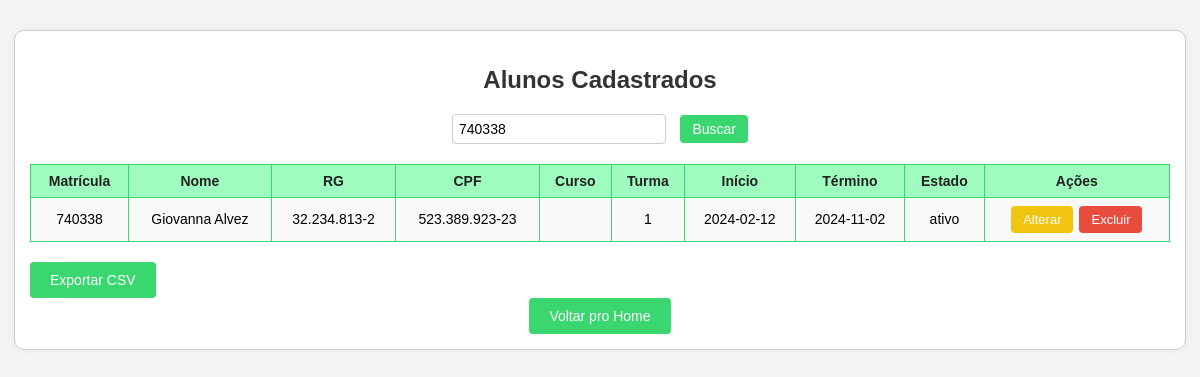
/gerenciar_alunos.php?busca_id=740338 (signed in), run on the app's committed database.
### tables this page shows
CREATE TABLE `dados_matricula` (
  `id` int(11) NOT NULL,
  `matricula` int(11) NOT NULL,
  `turma_id` int(11) NOT NULL,
  `inicio` date NOT NULL,
  `termino` date NOT NULL,
  `curso_id` int(11) DEFAULT NULL
);

CREATE TABLE `alunos` (
  `matricula` int(11) NOT NULL,
  `nome` varchar(255) NOT NULL,
  `RG` varchar(20) NOT NULL,
  `CPF` varchar(14) NOT NULL,
  `foto_url` varchar(255) DEFAULT NULL,
  `data_nascimento` date NOT NULL,
  `sexo` enum('feminino','masculino','outro') NOT NULL,
  `responsavel` varchar(255) NOT NULL,
  `estado` enum('ativo','inativo') NOT NULL
);

### gerenciar_alunos.php (the view, shortened to what this page needs)
<?php
include 'conexao.php';
$sql = "SELECT a.*, d.turma_id, d.inicio, d.termino, d.curso_id
        FROM alunos a
        LEFT JOIN dados_matricula d ON a.matricula = d.matricula";
if (isset($_GET['busca_id']) && is_numeric($_GET['busca_id'])) {
    $busca_id = intval($_GET['busca_id']);
    $sql .= " WHERE a.matricula = $busca_id";
}
$resultado = $conexao->query($sql);
?>
<!DOCTYPE html>
<html>
<head>
    <link href="editar.css" rel="stylesheet">
</head>
<body>
    <div class="tabela-container">
    <h2>Alunos Cadastrados</h2>
    <div class="pesquisa-container">
        <form method="get">
            <input type="number" name="busca_id" placeholder="Buscar por matrícula (ID)" value="<?= isset($_GET['busca_id']) ? $_GET['busca_id'] : '' ?>">
            <button type="submit">Buscar</button>
        </form>
    </div>
    <table>
        <tr>
            <th>Matrícula</th>
            <th>Nome</th>
            <th>RG</th>
            <th>CPF</th>
            <th>Curso</th>
            <th>Turma</th>
            <th>Início</th>
            <th>Término</th>
            <th>Estado</th>
            <th>Ações</th>
        </tr>
        <?php while ($linha = $resultado->fetch_assoc()) { ?>
            <tr>
                <td><?= htmlspecialchars($linha['matricula']) ?></td>
                <td><?= htmlspecialchars($linha['nome']) ?></td>
                <td><?= htmlspecialchars($linha['RG']) ?></td>
                <td><?= htmlspecialchars($linha['CPF']) ?></td>
                <td><?= htmlspecialchars($linha['curso_id']) ?></td>
                <td><?= htmlspecialchars($linha['turma_id']) ?></td>
                <td><?= htmlspecialchars($linha['inicio']) ?></td>
                <td><?= htmlspecialchars($linha['termino']) ?></td>
                <td><?= htmlspecialchars($linha['estado']) ?></td>
                <td>
                    <div class="acoes">
                        <form method="get" action="gerenciar_alunos.php">
                            <button type="submit" class="btn-alterar">Alterar</button>
                        </form>
                        <form method="get" action="gerenciar_alunos.php" onsubmit="return confirm('Tem certeza que deseja excluir este aluno?');">
                            <button type="submit" class="btn-excluir">Excluir</button>
                        </form>
                    </div>
                </td>
            </tr>
        <?php } ?>
    </table>
    <div class="botoes">
        <button onclick="exportarCSV()" class="btn-exportar">Exportar CSV</button>
        <button onclick="window.location.href='index.php'">Voltar pro Home</button>
    </div>
</div>
</body>
</html>

### editar.css (style rules this page uses)
body { font-family: Arial, sans-serif; background: #f4f4f4; margin: 0; padding: 0; }
.tabela-container { width: 95%; margin: 30px auto; background: #fff; border: 1px solid #ccc; padding: 15px; box-shadow: 0 0 10px rgba(0,0,0,0.05); border-radius: 10px; }
h2 { text-align: center; margin-bottom: 20px; color: #333; }
.pesquisa-container { text-align: center; margin-bottom: 20px; }
.pesquisa-container input[type="number"] { padding: 6px; width: 200px; border: 1px solid #ccc; border-radius: 4px; font-size: 14px; }
.pesquisa-container button { padding: 6px 12px; background-color: #3AD770; color: white; border: none; border-radius: 4px; font-size: 14px; cursor: pointer; margin-left: 10px; }
table { width: 100%; border-collapse: collapse; }
th, td { border: 1px solid #ccc; padding: 8px; text-align: center; font-size: 14px; border-color: #3AD770; }
th { background: #9ffcbf; color: #222; }
tr:nth-child(even) { background-color: #f9f9f9; }
.acoes { display: flex; justify-content: center; gap: 6px; }
.acoes form { display: inline; }
.acoes button { padding: 6px 12px; font-size: 13px; color: white; border: none; border-radius: 4px; cursor: pointer; }
.botoes { text-align: center; margin-top: 20px; }
.botoes button { padding: 10px 20px; background-color: #3AD770; color: white; border: none; border-radius: 4px; font-size: 14px; cursor: pointer; }
.btn-alterar { background-color: #f1c40f; color: white; padding: 6px 12px; font-size: 13px; border: none; border-radius: 4px; cursor: pointer; }
.btn-excluir { background-color: #e74c3c; color: white; padding: 6px 12px; font-size: 13px; border: none; border-radius: 4px; cursor: pointer; }
.btn-exportar { background-color: #007bff; color: white; padding: 8px 14px; font-size: 14px; display: flex; align-items: center; gap: 6px; border: none; border-radius: 5px; cursor: pointer; transition: background-color 0.3s ease; }

### data on the page
dados_matricula: matricula.matricula "740338", matricula.nome "Giovanna Alvez", matricula.RG "32.234.813-2", matricula.CPF "523.389.923-23", turma "1", inicio "2024-02-12", termino "2024-11-02", matricula.estado "ativo"
